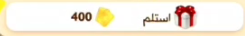
#> input picture claim_button_template.png, 246 x 36 px
$ python test_claim_button.py claim_button_template.png
#> lines starting #> are read from the running program, lines starting #| are printed output that depends on the picture; after the words box and inside, x2 and y2 are one past the last pixel; in counts of white or black regions, pixels touching at a corner belong together
import cv2
import numpy as np
import os
from datetime import datetime
import argparse

def test_multiple_buttons(screenshot_path,
                         claim_template="claim_button_template.png",
                         mouwafeq_template="mouwafeq_template.png",
                         back_template="return_grey_template.png"):
    """
    Detect 'استلم', 'موافق', and 'عودة' buttons.
    """
#> called with screenshot_path = 'claim_button_template.png', claim_template = 'claim_button_template.png', mouwafeq_template = 'mouwafeq_template.png', back_template = 'return_grey_template.png'

    templates = [
        (claim_template, "استلم", (0, 0, 255), "Claim"),
        (mouwafeq_template, "موافق", (0, 255, 255), "Agree"),
        (back_template, "عودة", (255, 0, 0), "Back")
    ]

    if not os.path.exists(screenshot_path):
        print(f"❌ Error: Screenshot file '{screenshot_path}' not found!")
        return False

    screenshot = cv2.imread(screenshot_path)
#> screenshot is the input picture: shape (36, 246, 3); mean B, G, R 219.9, 235.8, 245
    if screenshot is None:
        print(f"❌ Error: Could not load screenshot from '{screenshot_path}'")
        return False

    print(f"✅ Screenshot loaded successfully: {screenshot_path}")
    print(f"Screenshot size: {screenshot.shape}")
#| Screenshot size: (36, 246, 3)

    screenshot_gray = cv2.cvtColor(screenshot, cv2.COLOR_BGR2GRAY)
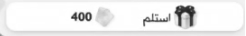
#> screenshot_gray: shape (36, 246); min 34, max 255, mean 236.8

    result_img = screenshot.copy()

    found_buttons = []

    for template_path, label_ar, color, label_en in templates:
        if not os.path.exists(template_path):
            print(f"⚠️  Template not found: {template_path} (skipping)")
            continue

        template = cv2.imread(template_path, cv2.IMREAD_COLOR)
        if template is None:
            print(f"❌ Could not load template: {template_path}")
            continue

        print(f"✅ Loaded template: {label_ar} ({template_path}) | Size: {template.shape}")
#| ✅ Loaded template: استلم (claim_button_template.png) | Size: (36, 246, 3)

        template_gray = cv2.cvtColor(template, cv2.COLOR_BGR2GRAY)

        screenshot_gray_blur = cv2.GaussianBlur(screenshot_gray, (3, 3), 0)
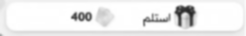
#> screenshot_gray_blur: shape (36, 246); min 39, max 255, mean 236.8
        template_gray_blur = cv2.GaussianBlur(template_gray, (3, 3), 0)

        result = cv2.matchTemplate(screenshot_gray_blur, template_gray_blur, cv2.TM_CCOEFF_NORMED)
#> result = [1]
        min_val, max_val, min_loc, max_loc = cv2.minMaxLoc(result)
#> min_val = 1; max_val = 1; min_loc = (0, 0); max_loc = (0, 0)

        threshold = 0.7
        if max_val >= threshold:
            h, w = template_gray.shape
#> h = 36; w = 246
            center_x = max_loc[0] + w // 2
#> center_x = 123
            center_y = max_loc[1] + h // 2
#> center_y = 18

            cv2.circle(result_img, (center_x, center_y), 30, color, 3)
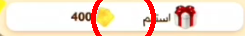
#> result_img: shape (36, 246, 3); 4.34% of pixels changed, all inside (x1, y1, x2, y2) = (91, 0, 156, 36)

            coord_text = f"{label_en}: ({center_x}, {center_y})"
#> coord_text = 'Claim: (123, 18)'
            cv2.putText(result_img, coord_text, (center_x - 100, center_y - 50),
                       cv2.FONT_HERSHEY_SIMPLEX, 1, color, 2)

            conf_text = f"Confidence: {max_val:.2f}"
#> conf_text = 'Confidence: 1.00'
            cv2.putText(result_img, conf_text, (center_x - 100, center_y - 20),
                       cv2.FONT_HERSHEY_SIMPLEX, 1, color, 2)

            found_buttons.append({
                'label': label_ar,
                'x': center_x,
                'y': center_y,
                'confidence': max_val
            })

            print(f"✅ Found '{label_ar}' button!")
            print(f"   📍 Position: X={center_x}, Y={center_y}")
#|    📍 Position: X=123, Y=18
            print(f"   🎯 Confidence: {max_val:.2f}")
#|    🎯 Confidence: 1.00
#> pass 2 of the loop in test_multiple_buttons, `for template_path, label_ar, color, label_en in templates:`:
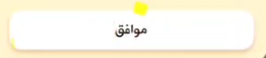
#> input picture mouwafeq_template.png, 266 x 58 px
#> in test_multiple_buttons, template is the input picture: shape (58, 266, 3); mean B, G, R 229.8, 246.5, 251.6
#| ✅ Loaded template: موافق (mouwafeq_template.png) | Size: (58, 266, 3)
#> in test_multiple_buttons, `template_gray = cv2.cvtColor(template, cv2.COLOR_BGR2GRAY)`:
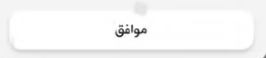
#> template_gray: shape (58, 266); min 33, max 255, mean 246.1
#> in test_multiple_buttons, `result = cv2.matchTemplate(screenshot_gray_blur, template_gray_blur, c..`:
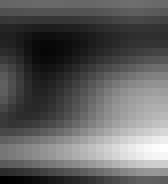
#> result: shape (23, 21) float32 (shown 8 times larger); min -0.106, max 0.0514, mean -0.0475; drawn with min black and max white
#> min_val = -0.106; max_val = 0.0514; min_loc = (0, 22); max_loc = (20, 18)
#> pass 3 of the loop in test_multiple_buttons, `for template_path, label_ar, color, label_en in templates:`:
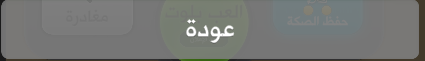
#> input picture return_grey_template.png, 425 x 61 px
#> in test_multiple_buttons, template is the input picture: shape (61, 425, 3); mean B, G, R 116.4, 119.2, 117.2
#| ✅ Loaded template: عودة (return_grey_template.png) | Size: (61, 425, 3)
#> template_gray: shape (61, 425)
#> template_gray_blur: shape (61, 425)
#> in test_multiple_buttons, `result = cv2.matchTemplate(screenshot_gray_blur, template_gray_blur, c..`:
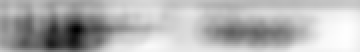
#> result: shape (26, 180) float32 (shown 2 times larger); min -0.414, max 0.131, mean -0.0348; drawn with min black and max white
#> min_val = -0.414; max_val = 0.131; min_loc = (38, 14); max_loc = (173, 14)

    if not found_buttons:
        print("❌ No buttons detected.")
        print("💡 Tip: Check template images or adjust similarity threshold.")
        return False

    debug_folder = "claim_debug_screenshots"
    if not os.path.exists(debug_folder):
        os.makedirs(debug_folder)

    timestamp = datetime.now().strftime("%Y%m%d_%H%M%S")
    filename = f"{debug_folder}/multi_detection_{timestamp}.png"
    cv2.imwrite(filename, result_img)

    print(f"\n📸 Saved annotated screenshot to: {filename}")
    print("\n💡 This is where the bot would click:")
    for btn in found_buttons:
        print(f"   → {btn['label']} at ({btn['x']}, {btn['y']}) [Confidence: {btn['confidence']:.2f}]")
#> this loop made 1 pass
#> btn on pass 1: {'label': 'استلم', 'x': 123, 'y': 18, 'confidence': 1}
#|    → استلم at (123, 18) [Confidence: 1.00]

    return True


def main():
    parser = argparse.ArgumentParser(description='Test multiple button detection')
    parser.add_argument('screenshot_path', help='Path to the screenshot to test')
    parser.add_argument('--claim-template', '-c', default='claim_button_template.png',
                       help='Path to "استلم" template')
    parser.add_argument('--mouwafeq-template', '-m', default='mouwafeq_template.png',
                       help='Path to "موافق" template')
    parser.add_argument('--back-template', '-b', default='return_grey_template.png',
                       help='Path to "عودة" (Back) template')  # renamed!

    args = parser.parse_args()

    success = test_multiple_buttons(
        screenshot_path=args.screenshot_path,
        claim_template=args.claim_template,
        mouwafeq_template=args.mouwafeq_template,
        back_template=args.back_template
    )

    if success:
        print("\n✅ Test completed successfully!")
    else:
        print("\n❌ Test failed!")


if __name__ == "__main__":
    main()
